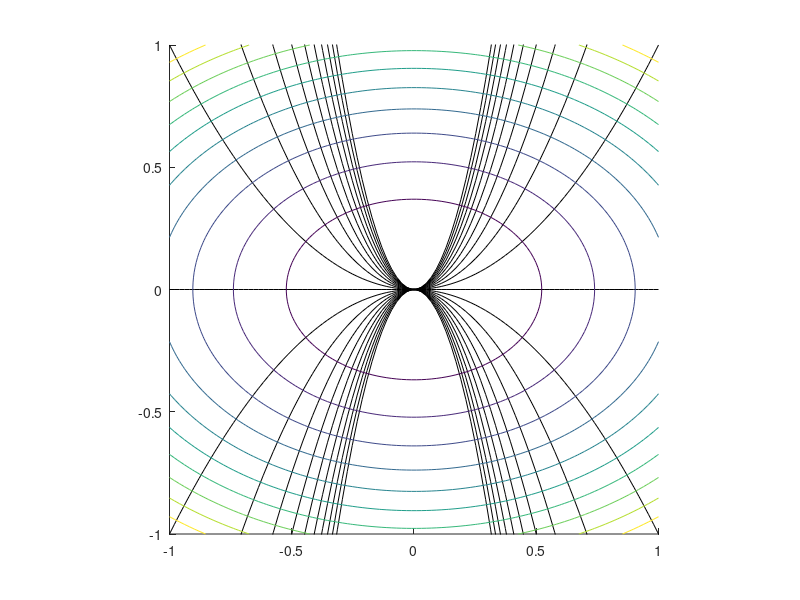

This figure's MATLAB source:
x = linspace(-1,1);
hold on
for a=-10:1:10
    y = @(x) a*x.^2;
    plot(x,y(x),'k')
end;
axis([-1, 1, -1, 1]);
axis equal
[X,Y] = meshgrid(x,x);
Z = Y.^2+0.5*X.^2;
contour(X,Y,Z)